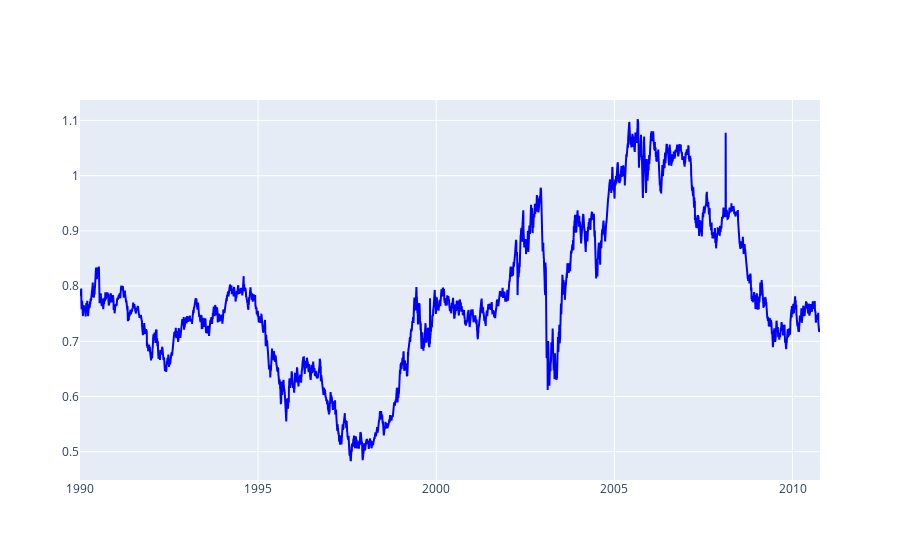

The cell this chart's notebook holds for it:
### Code cell
fig =go.Figure()
fig.add_trace(go.Scatter(x=data['date'], y=data['Ex_rate'], mode='lines', name='USD to AUD', line=dict(color='blue')))
fig.show()

### Figure 1 — Plotly figure (JSON) as saved in the notebook; plotly's stock layout.template omitted (floating-point values rounded to 4 significant figures; data arrays with more than 128 entries replaced by an {"elided": "..."} marker saying what was removed)
{"data": [{"line": {"color": "blue"}, "mode": "lines", "name": "USD to AUD", "type": "scatter", "x": {"elided": "7588 str values"}, "y": {"elided": "7588 float values"}}], "layout": {}}
